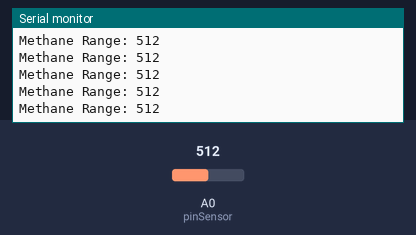
The sketch below on a simulated ESP8266 (NodeMCU). Parts: the last lines printed to the serial monitor. The inputs (shaded band) are chosen by the test bench; at power-on: A0 (pinSensor) = 512. WiFi joins after 1.5 s; servers stay silent unless stated.

Above: at 2.7 s.
2.8 s: A0 (pinSensor) set to 990
At 3.63 s:
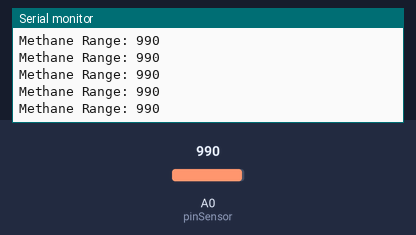
5.8 s: A0 (pinSensor) set to 1010
At 8.66 s:
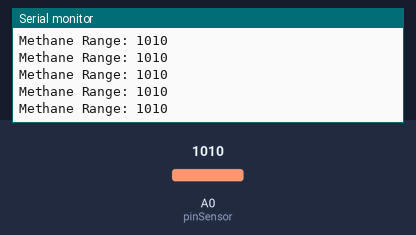
10.3 s: A0 (pinSensor) set to 111
At 11.69 s:
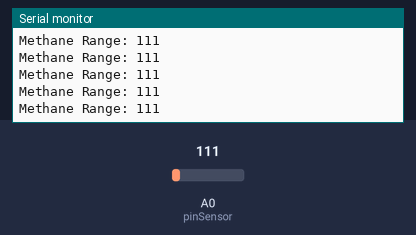
11.8 s: A0 (pinSensor) set to 91
At 12.69 s:
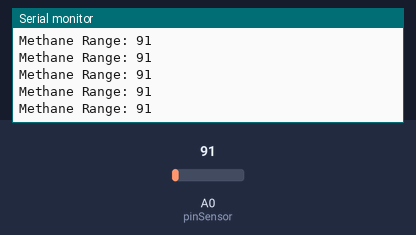
Timing chart, 0 to 14.8 s (numbered marks = the images above; inputs shaded):
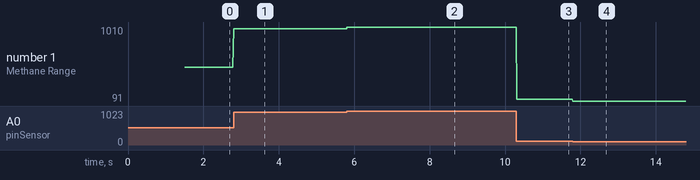

The sketch:

MyiOTProject.ino
```cpp
#include <Firebase_ESP_Client.h>
#include <ArduinoJson.h>
#include <SoftwareSerial.h>
#include <Arduino.h>
#include <ESP8266WiFi.h>

#define firebaseHost  "https://iotarduinoproj-default-rtdb.firebaseio.com/"
#define firebaseAuth  "JzhzwGZNc3zM6g2wLFT4W0LvAkPvRfrIcNeADVuu"
#define ssid  "GUSTO WIFI"
#define password  "Gusto@123"

FirebaseData fbdo;
FirebaseConfig config;
FirebaseAuth auth;
int pinSensor = A0;
int THRESHOLD = 250;
int detectedValueFromSensor = 0;
unsigned long sendDataPrevMillis = 0;
int count = 0;
String mystring;
bool signupOK = false;

void setup() {
  Serial.begin(9600);
  WiFi.begin(ssid, password);
  pinMode(pinSensor, INPUT);

  while (WiFi.status() != WL_CONNECTED) {
    Serial.print(".");
    delay(300);
  }
  config.api_key = firebaseAuth;
  config.database_url = firebaseHost;

  if (Firebase.signUp(&config, &auth, "", "")) {
    Serial.println("ok");
    signupOK = true;
  }

  Firebase.begin(&config, &auth);
  Firebase.reconnectWiFi(true);
}


void loop() {

  int detectedValueFromSensor = analogRead(pinSensor);  // Data Read By The Sensor
  Serial.print("Methane Range: ");
  Serial.println(detectedValueFromSensor);

  if (Firebase.ready() && signupOK && (millis() - sendDataPrevMillis > 1000 || sendDataPrevMillis == 0)){
    sendDataPrevMillis = millis();

    if (Firebase.RTDB.setInt(&fbdo, "food_status", detectedValueFromSensor)){
      Serial.println("PASSED");
      Serial.println("PATH: " + fbdo.dataPath());
      Serial.println("TYPE: " + fbdo.dataType());
    }
    else {
      Serial.println("FAILED");
      Serial.println("REASON: " + fbdo.errorReason());
    }

  }

}
```

Measured:
- after the input at 2.8 s, the serial monitor: prints a new line at once (image 1)
- after the input at 5.8 s, the serial monitor: prints a new line at once (image 2)
- after the input at 10.3 s, the serial monitor: prints a new line at once (image 3)
- after the input at 11.8 s, the serial monitor: prints a new line at once (image 4)
- plotted number 1: 512 → 990 after the input at 2.8 s, 990 → 1010 after the input at 5.8 s, 1010 → 111 after the input at 10.3 s, 111 → 91 after the input at 11.8 s
